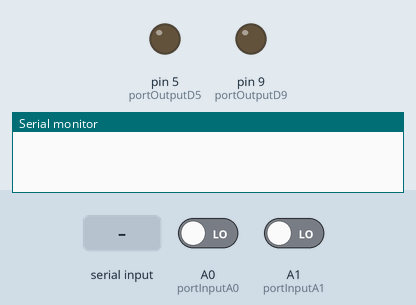
Bench run of a sketch on a simulated Arduino Uno, built with avr-gcc and run on an emulated ATmega328P. On the bench: output pins drawn as LEDs (lit = HIGH), the last lines printed to the serial monitor. Inputs (shaded band) come from the test bench; at power-on: A0 (portInputA0) LOW, A1 (portInputA1) LOW.

Above: at 1.2 s.
1.3 s: "2" received over Serial
At 1.7 s:
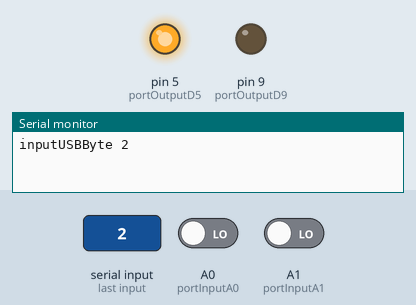
2.8 s: "3" received over Serial
At 5.6 s:
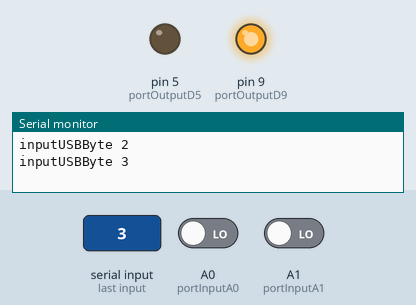
Timing chart, 0 to 8.8 s (numbered marks = the images above; inputs shaded):
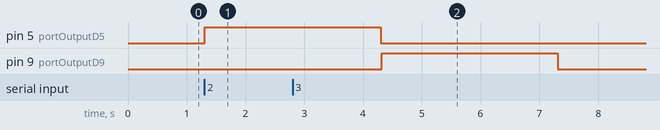

The sketch:

MilkcocoaMeetupVol9LittleBits.ino
```cpp
// 入力ポート
int portInputD0 = 0;
int portInputA0 = A0;
int portInputA1 = A1;
// 出力ポート
int portOutputD1 = 1;
int portOutputD5 = 5;
int portOutputD9 = 9;
// 入力の状態記録
int stateInput1 = LOW;
int stateInput2 = LOW;
int stateInput3 = LOW;
// USBから入ってくる値
int inputUSBByte = 0;

void setup() {
  // 出力のピン
  pinMode(portOutputD1, OUTPUT);
  pinMode(portOutputD5, OUTPUT);
  pinMode(portOutputD9, OUTPUT);
  // 入力のピン
  pinMode(portInputD0, INPUT);
  pinMode(portInputA0, INPUT);
  pinMode(portInputA1, INPUT);

  Serial.begin(9600);
}

void loop() {
  // 入力の状態を取得
  int stateInputCurrent1 = digitalRead(portInputD0);
  int stateInputCurrent2 = digitalRead(portInputA0);
  int stateInputCurrent3 = digitalRead(portInputA1);
  // 入力の値の判定
  if ( (stateInputCurrent1 != stateInput1) && (stateInputCurrent1 == HIGH) ) {
    Serial.println(1);
    delay(100);
  }

  if ( (stateInputCurrent2 != stateInput2) && (stateInputCurrent2 == HIGH) ) {
    Serial.println(2);
    delay(100);
  }

  if ( (stateInputCurrent3 != stateInput3) && (stateInputCurrent3 == HIGH) ) {
    Serial.println(3);
    delay(100);
  }
  // 入力の状態を次のループまで記憶
  stateInput1 = stateInputCurrent1;
  stateInput2 = stateInputCurrent2;
  stateInput3 = stateInputCurrent3;
  // USBから入ってくる値を監視（1文字）
  if(Serial.available() > 0){
      inputUSBByte = Serial.read();
      if(inputUSBByte == '1'){
        Serial.println("inputUSBByte 1");
        digitalWrite(portOutputD1,HIGH);
        delay(3000);
        digitalWrite(portOutputD1,LOW);
      }
      if(inputUSBByte == '2'){
        Serial.println("inputUSBByte 2");
        digitalWrite(portOutputD5,HIGH);
        delay(3000);
        digitalWrite(portOutputD5,LOW);
      }
      if(inputUSBByte == '3'){
        Serial.println("inputUSBByte 3");
        digitalWrite(portOutputD9,HIGH);
        delay(3000);
        digitalWrite(portOutputD9,LOW);
      }
  }
  // 基礎ループ
  delay(10);
}
```

Measured:
- after the input at 1.3 s, pin 5 (portOutputD5): LOW → HIGH at once
- after the input at 2.8 s, pin 9 (portOutputD9): LOW → HIGH after 1.5 s, → LOW 3.0 s later
